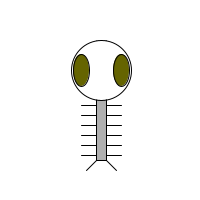
Frame 1 (no input)
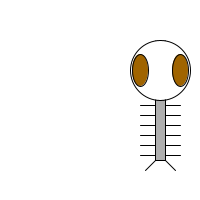
Frame 60 (the mouse pressed at the canvas centre just before this capture)
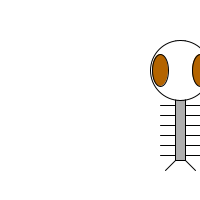
Frame 120 (the mouse held since frame 60 and released just before this capture)

The Processing sketch that drew these frames (run headless with seeded random() and noise(); from frame 60 on, the mouse is pressed at the canvas centre):

// Processing sketch: example_6_10
// ── example_6_10.pde
int x=100;
int y=100;
int w= 60;
int h=60;
int eyeSize=16;
int speed=1;

void setup(){
  size(200,200);
}

void draw(){
  x += speed;
  if(x >= width || x < 0){
    speed *= -1;
  }
  background(255);
  ellipseMode(CENTER);
  rectMode(CENTER);
  
  for(int i = y+5; i<y+h; i+=10){
    stroke(0);
    line(x-w/3,i,x+w/3,i);
  }
  //body
  stroke(0);
  fill(175);
  rect(x,y,w/6,h*2);
  //head
  fill(255);
  ellipse(x,y-h/2,w,h);
  //eye
  fill(x,y,0);
  ellipse(x-w/3,y-h/2,eyeSize,eyeSize*2);
  ellipse(x+w/3,y-h/2,eyeSize,eyeSize*2);
  //legs
  stroke(0);
  line(x-w/12,y+h,x-w/4,y+h+10);
  line(x+w/12,y+h,x+w/4,y+h+10);
}
